Frame 1 (no input): blank canvas, image omitted
Frame 60 (no input): blank canvas, image omitted
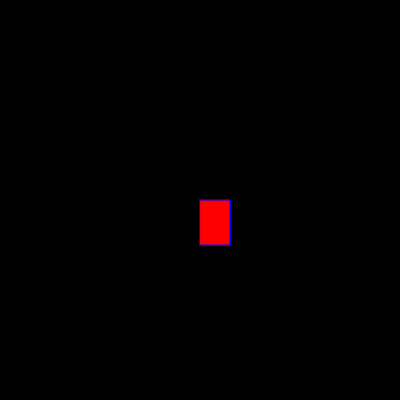
Frame 120 (the mouse pressed at the canvas centre since frame 60)

The p5.js sketch whose frames 1 and 60 were blank and that drew this single picture after the mouse press (run headless with seeded random() and noise() and a simulated clock; from frame 60 on, the mouse is pressed at the canvas centre):

// p5.js sketch
// ── sketch.js
function setup() {
    createCanvas(400, 400);
      background("black");
  }
  
  function draw() {
    stroke("blue");
    fill("red");
    
    //console.log(mouseIsPressed);
    if(mouseIsPressed) {
        rect(mouseX,mouseY,30,45);
  
    }
  }
